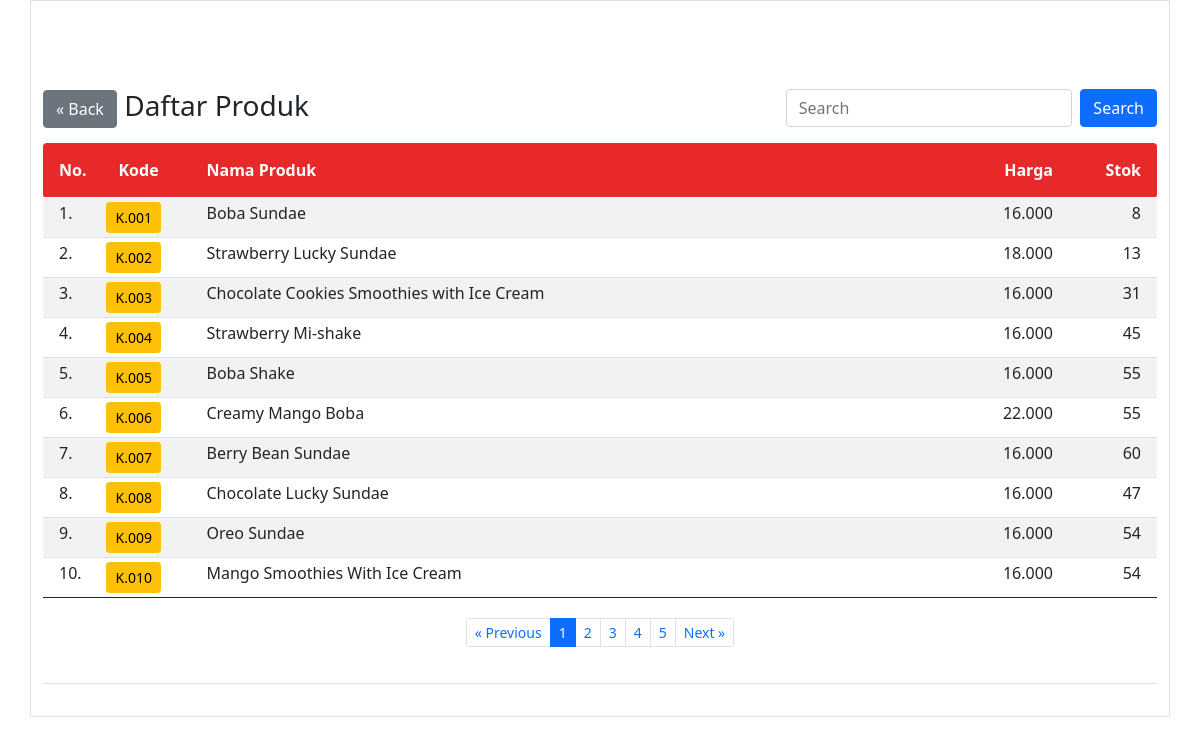
Screenshot of /penjualan/produk.php (signed in) with the database file from the repository.
### tables this page shows
CREATE TABLE `produk` (
  `id_produk` int(11) NOT NULL,
  `kode_produk` varchar(15) DEFAULT NULL,
  `nama_produk` varchar(50) DEFAULT NULL,
  `harga` int(11) DEFAULT NULL,
  `stok` int(11) DEFAULT NULL
);

### penjualan/produk.php (the view, shortened to what this page needs)
<?php
if(!isset($_SESSION['username'])&&!isset($_SESSION['password'])){
?>
<meta http-equiv="refresh" content="0;url=../login.php">
<?php
}else{
?>
<html>
<!DOCTYPE html>
<html lang="en">
<head>
    <link rel="stylesheet" href="../bootstrap/css/bootstrap.min.css" />
</head>
<body>
<main class="container border py-3">
<br><br><br>
<div class="container">
	<div class="row">
			<div class="col-sm-8 px-0"><h3><a href="transaksi.php" class="btn btn-secondary">&laquo; Back</a> Daftar Produk</h3></div>
			<div class="col-sm-4 px-0">
					<form class="d-flex" method="GET" action="">
        	<input class="form-control me-2" type="text" placeholder="Search" name="np">
        	<button class="btn btn-primary" type="submit">Search</button>
      </form>
			</div>
	</div>
</div>
<table class="table table-hover table-striped table-sm">
	<thead class="text-white" style="background: #E72929;">
		<tr>
			<th class="p-3 rounded-start" width="55px">No.</th>
			<th class="py-3 px-3" width="100px">Kode</th>
			<th class="py-3">Nama Produk</th>
			<th class="py-3 text-end" width="100px">Harga</th>
			<th class="py-3 px-3 text-end rounded-end" width="100px" >Stok</th>
		</tr>
	</thead>
	<tbody>
		<?php
		include "../config.php";
		$batas = 10;
		$halaman = isset($_GET['halaman'])?(int)$_GET['halaman'] : 1;
		$halaman_awal = ($halaman>1) ? ($halaman * $batas) - $batas : 0;
		$previous = $halaman - 1;
		$next = $halaman + 1;
		if(isset($_GET['np'])){
			$np=$_GET['np'];
			$sqldata="select * from produk where nama_produk like '%$np%'";
		}else{
			$sqldata="select * from produk";
		}
		$resdata=mysqli_query($koneksi,$sqldata);
		$jumlah_data = mysqli_num_rows($resdata);
		$total_halaman = ceil($jumlah_data / $batas);
		if(isset($_GET['np'])){
			$np=$_GET['np'];
			$sql="select * from produk where nama_produk like '%$np%' limit $halaman_awal, $batas";
		}else{
			$sql="select * from produk limit $halaman_awal, $batas";
		}
		$result=mysqli_query($koneksi,$sql);
		$no= $halaman_awal+1;
		while($data=mysqli_fetch_array($result)){
			$hp=number_format($data['harga'],0,",",".");
			$kp=$data['kode_produk'];
			$stokawal=$data['stok'];
			$sqlst="select * from detail_penjualan where kode_produk='$kp'";
			$resst=mysqli_query($koneksi,$sqlst);
			$jmlst=0;
			while($dtst=mysqli_fetch_array($resst)){
				$jml=$dtst['jumlah'];
				$jmlst=$jmlst+$jml;
			}
			$jmltp=0;
			$stokakhir=$stokawal-$jmlst+$jmltp;
			$sp=number_format($stokakhir,0,",",".");
		?>
		<tr>
				<td class="px-3"><?= $no ?>.</td>
				<td><a class="btn btn-sm btn-warning" href="transaksi.php?kp=<?= $data['kode_produk'] ?>"><?= $data['kode_produk'] ?></a></td>
				<td><?= $data['nama_produk'] ?></td>
				<td align="right"><?= $hp ?></td>
				<td align="right" class="px-3"><?= $sp ?></td>
		</tr>
		<?php
		$no++;
		}
		?>
	</tbody>
	<tfoot>
		<tr>
			<td colspan="6" class="text-center">
				<div class="container">
					<div class="row">
						<div class="col-12 text-center py-3">
							<ul class="pagination justify-content-center pagination-sm">
								<li class="page-item"><a class="page-link" <?php if($halaman > 1){ echo "href='?halaman=$previous'"; } ?>>&laquo; Previous</a></li>
								<?php
								for($x=1;$x<=$total_halaman;$x++){
									if($x==$halaman){
								?>
									<li class="page-item active"><a class="page-link" href="?halaman=<?php echo $x ?>"><?php echo $x; ?></a></li>
								<?php
									}else{
								?>
									<li class="page-item"><a class="page-link" href="?halaman=<?php echo $x ?>"><?php echo $x; ?></a></li>
								<?php
									}
								}
								?>
								<li class="page-item"><a class="page-link" <?php if($halaman < $total_halaman) { echo "href='?halaman=$next'"; } ?>>Next &raquo;</a></li>
							</ul>
						</div>
					</div>
				</div>
			</td>
		</tr>
	</tfoot>
</table>
</main>
</body>
</html>
<?php } ?>

### rows the page displays
produk: kode_produk "K.001", nama_produk "Boba Sundae", harga "16.000", stok "8"
produk: kode_produk "K.002", nama_produk "Strawberry Lucky Sundae", harga "18.000", stok "13"
produk: kode_produk "K.003", nama_produk "Chocolate Cookies Smoothies with Ice Cream", harga "16.000", stok "31"
produk: kode_produk "K.004", nama_produk "Strawberry Mi-shake", harga "16.000", stok "45"
produk: kode_produk "K.005", nama_produk "Boba Shake", harga "16.000", stok "55"
produk: kode_produk "K.006", nama_produk "Creamy Mango Boba", harga "22.000", stok "55"
produk: kode_produk "K.007", nama_produk "Berry Bean Sundae", harga "16.000", stok "60"
produk: kode_produk "K.008", nama_produk "Chocolate Lucky Sundae", harga "16.000", stok "47"
produk: kode_produk "K.009", nama_produk "Oreo Sundae", harga "16.000", stok "54"
produk: kode_produk "K.010", nama_produk "Mango Smoothies With Ice Cream", harga "16.000", stok "54"
